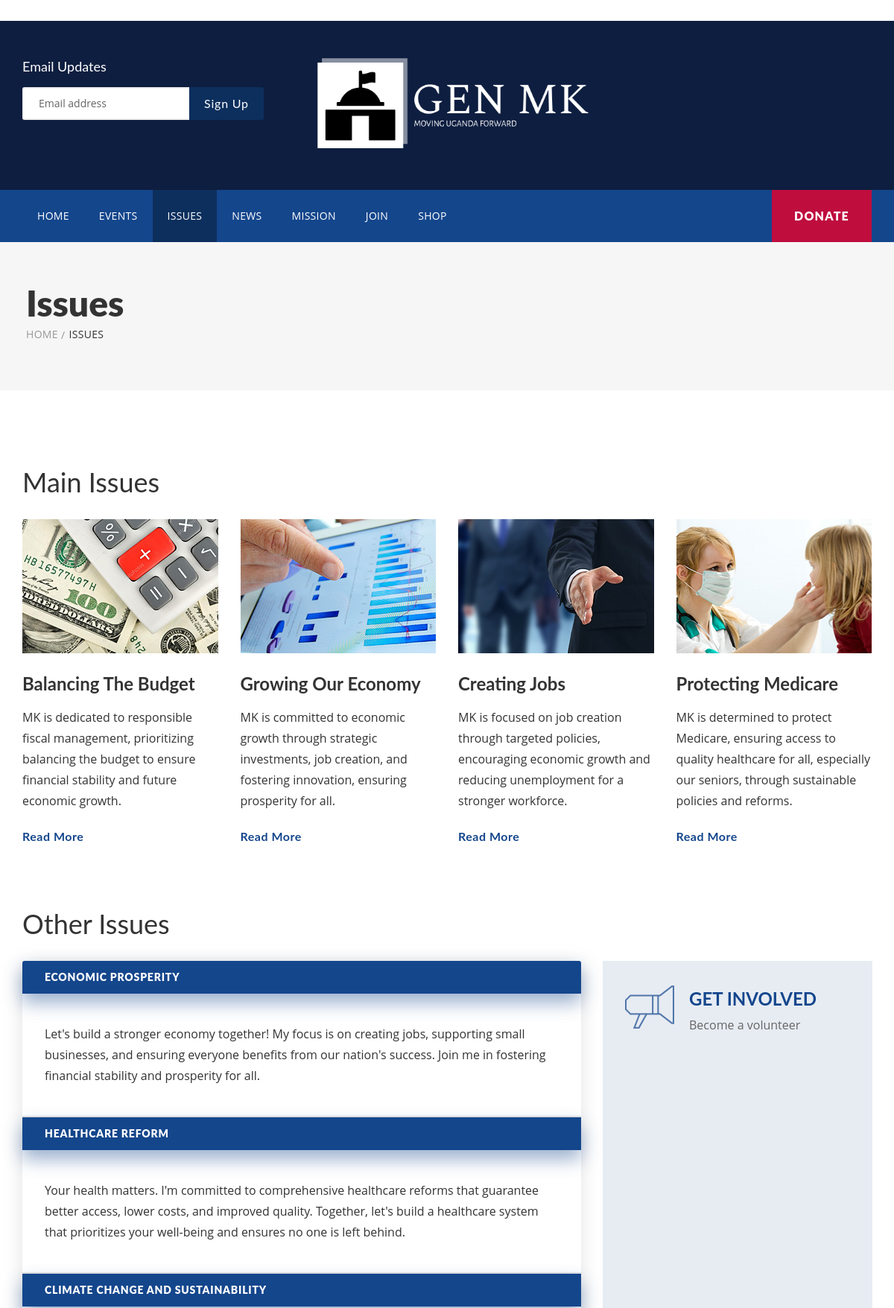
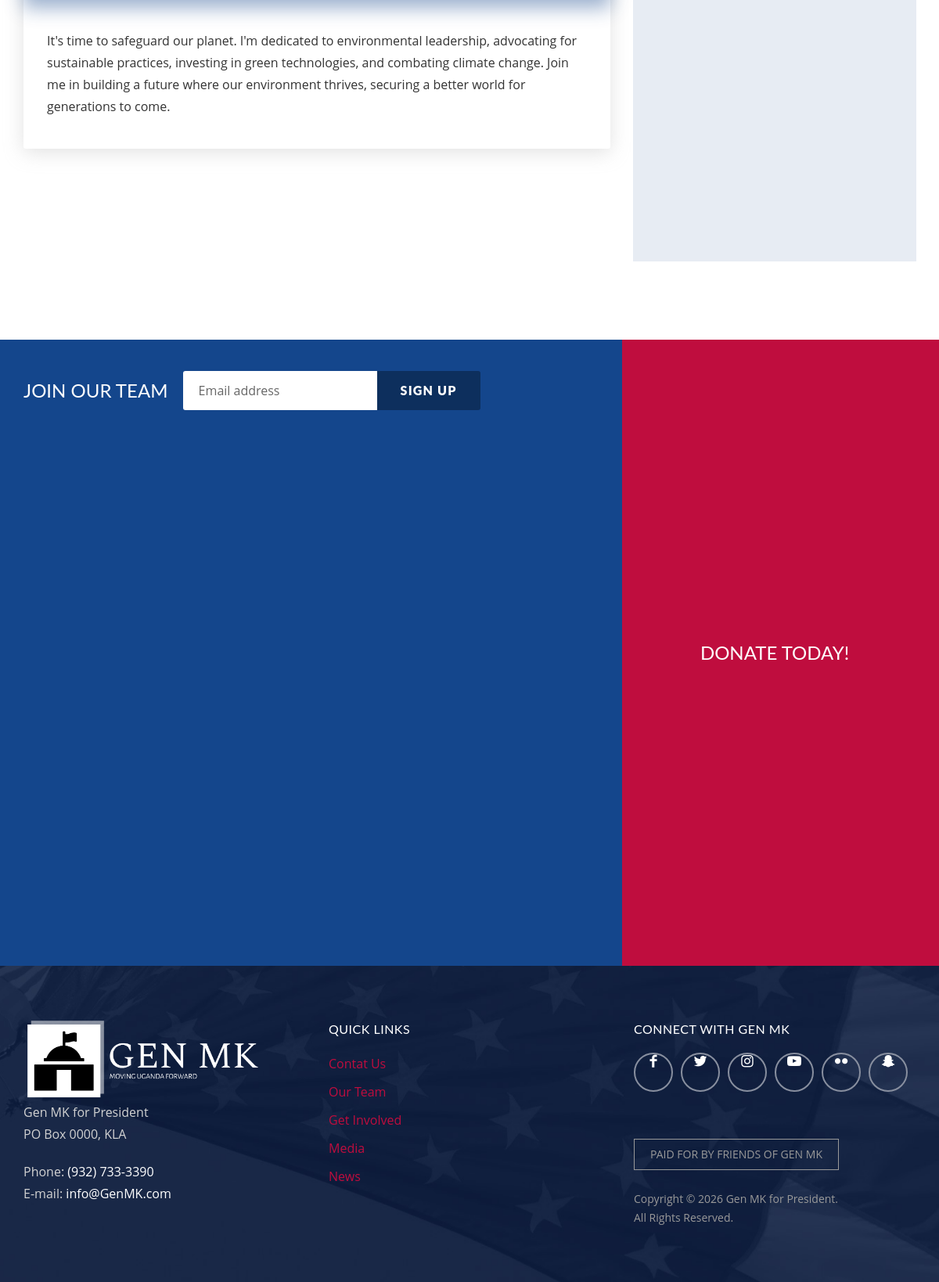
The app's page /issues/ with its own data (2 pictures, top to bottom).
### mkprofile/models.py (models this page shows, shortened)
class priorityExamples(models.Model):
    priorities_heading = models.TextField()
    priorities_description = models.TextField()
    priorities_image = models.ImageField(upload_to='priorities_images/', null=True)

class otherPriorities(models.Model):
    title = models.TextField()
    description = models.TextField()

### mkprofile/views.py (the view)
# urls.py: path('issues/', views.issues, name='issues'),
def issues(request):
    priorityexamples = priorityExamples.objects.all()
    otherpriorities = otherPriorities.objects.all()
    return render(request, 'mkprofile/issues.html', {
    'priorityexamples': priorityexamples,
    'otherpriorities': otherpriorities,
    })

### mkprofile/templates/mkprofile/issues.html
﻿{% extends 'layout/events_app.html' %}
{% load i18n %}
{% load static %}
{% block content %}
      <div class="breadcrumbs-wrap with-bg">
        <div class="container">
          <h1 class="page-title">Issues</h1>
          <ul class="breadcrumbs">
            <li><a href="index.html">Home</a></li>
            <li>Issues</li>
          </ul>
        </div>
      </div>
      <div class="page-content-wrap">
        <div class="container">
          <h3>Main Issues</h3>
          <div class="content-element">
            <div class="issues-container">
              <div class="row flex-row">
                {% for priorityexample in priorityexamples  %}
                <div class="col-md-3 col-xs-6">
                  <div class="issue-item">
                    <figure><a href="#"><img src="{{ priorityexample.priorities_image.url }}" alt=""></a></figure>
                    <h5><a href="#">{{ priorityexample.priorities_heading }}</a></h5>
                    <p>{{ priorityexample.priorities_description }}</p>
                    <a href="{% url 'issues_details' priorityexample.id %}" class="info-btn">Read More</a>
                  </div>
                </div>
                {% endfor %}
              </div>
            </div>
          </div>
          <div class="content-element7">
            <h3>Other Issues</h3>
            <div class="row">
              <div class="col-md-8 col-sm-12">
                <div class="accordion">
                  {% for otherpriority in otherpriorities %}
                  <div class="accordion-item">
                    <h6 class="a-title active">{{ otherpriority.title }}</h6>
                    <div class="a-content">
                      <p>{{ otherpriority.description }}</p>
                    </div>
                  </div>
                  {% endfor %}
                </div>
              </div>
              <div class="col-md-4 col-sm-12">
                <div class="action-widget style-2 type-vr">
                  <a href="{% url 'join' %}" class="action-item get-involved">
                    <i class="icon icon-ecommerce-megaphone"></i>
                    <h5 class="action-title"><b>Get Involved</b></h5>
                    <p>Become a volunteer</p>
                  </a>
                </div>
              </div>
            </div>
          </div>
        </div>
      </div>
    {% endblock %}

### records on screen
priorityExamples: priorities_image (picture), priorities_heading "Balancing The Budget", priorities_description "MK is dedicated to responsible fiscal management, prioritizing balancing the budget to ensure financial stability and future economic growth."
priorityExamples: priorities_image (picture), priorities_heading "Growing Our Economy", priorities_description "MK is committed to economic growth through strategic investments, job creation, and fostering innovation, ensuring prosperity for all."
priorityExamples: priorities_image (picture), priorities_heading "Creating Jobs", priorities_description "MK is focused on job creation through targeted policies, encouraging economic growth and reducing unemployment for a stronger workforce."
priorityExamples: priorities_image (picture), priorities_heading "Protecting Medicare", priorities_description "MK is determined to protect Medicare, ensuring access to quality healthcare for all, especially our seniors, through sustainable policies and reforms."
otherPriorities: title "ECONOMIC PROSPERITY", description "Let's build a stronger economy together! My focus is on creating jobs, supporting small businesses, and ensuring everyone benefits from our nation's success. Join me in fostering financial stability and prosperity for all."
otherPriorities: title "HEALTHCARE REFORM", description "Your health matters. I'm committed to comprehensive healthcare reforms that guarantee better access, lower costs, and improved quality. Together, let's build a healthcare system that prioritizes your well-being and ensures no one is left behind."
otherPriorities: title "CLIMATE CHANGE AND SUSTAINABILITY", description "It's time to safeguard our planet. I'm dedicated to environmental leadership, advocating for sustainable practices, investing in green technologies, and combating climate change. Join me in building a future where our environment thrives, securing a better world for generations to come."
